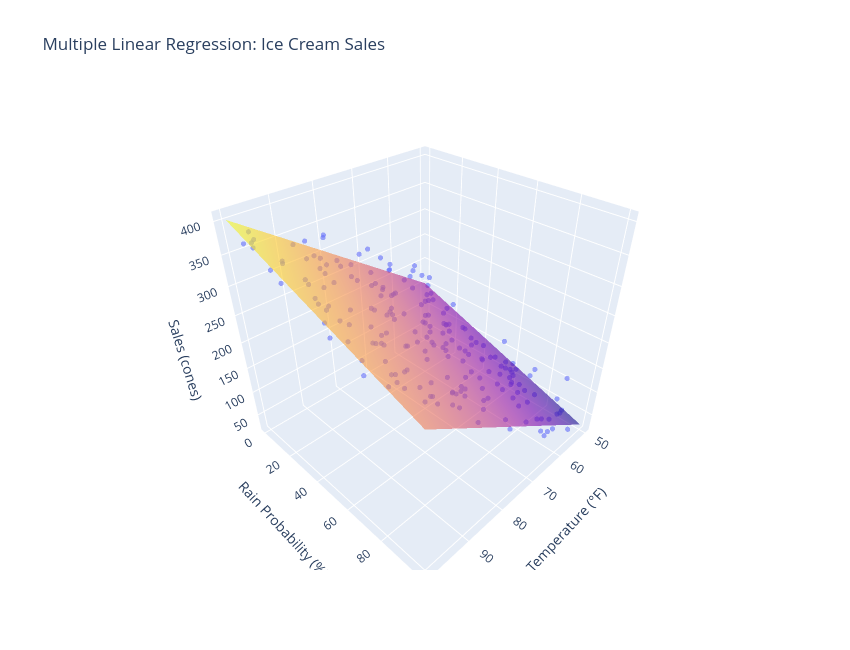

Notebook code for this chart:
### Code cell
import plotly.graph_objects as go

# Create a grid of temperature and rain probability values
temp_grid = np.linspace(50, 100, 30)
rain_grid = np.linspace(0, 100, 30)

T, P = np.meshgrid(temp_grid, rain_grid)

# Predict sales across the grid
grid_df = pd.DataFrame({
    "temperature": T.ravel(),
    "rain_probability": P.ravel()
})

Z = model.predict(grid_df).reshape(T.shape)

# Plot actual sales data
fig = go.Figure()

fig.add_trace(go.Scatter3d(
    x=df["temperature"],
    y=df["rain_probability"],
    z=df["sales"],
    mode="markers",
    name="Actual Sales",
    marker=dict(size=3, opacity=0.6)
))

# Add fitted regression plane
fig.add_trace(go.Surface(
    x=T,
    y=P,
    z=Z,
    opacity=0.6,
    name="Regression Plane",
    showscale=False
))

fig.update_layout(
    title="Multiple Linear Regression: Ice Cream Sales",
    scene=dict(
        xaxis_title="Temperature (°F)",
        yaxis_title="Rain Probability (%)",
        zaxis_title="Sales (cones)"
    ),
    width=850,
    height=650
)

fig.show()

### Figure 1 — Plotly figure (JSON) as saved in the notebook; plotly's stock layout.template omitted (floating-point values rounded to 4 significant figures; data arrays with more than 128 entries replaced by an {"elided": "..."} marker saying what was removed)
{"data": [{"marker": {"opacity": 0.6, "size": 3}, "mode": "markers", "name": "Actual Sales", "type": "scatter3d", "x": {"elided": "200 float values"}, "y": {"elided": "200 float values"}, "z": {"elided": "200 float values"}}, {"name": "Regression Plane", "opacity": 0.6, "showscale": false, "type": "surface", "x": {"elided": "30x30 float values"}, "y": {"elided": "30x30 float values"}, "z": {"elided": "30x30 float values"}}], "layout": {"height": 650, "scene": {"xaxis": {"title": {"text": "Temperature (°F)"}}, "yaxis": {"title": {"text": "Rain Probability (%)"}}, "zaxis": {"title": {"text": "Sales (cones)"}}}, "title": {"text": "Multiple Linear Regression: Ice Cream Sales"}, "width": 850}}
